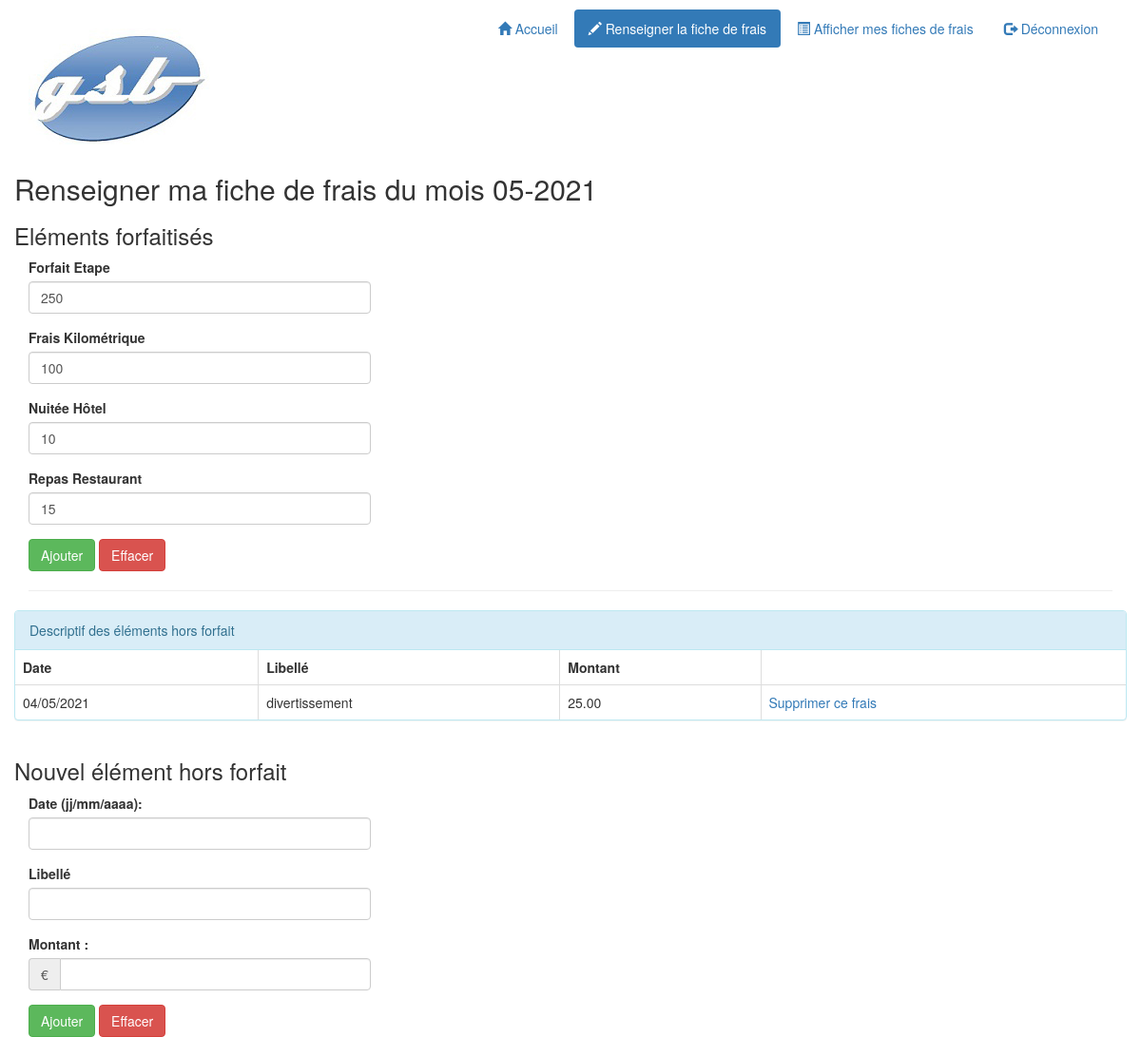
/index.php?uc=gererFrais&action=saisirFrais (signed in), run on the app's committed database.
### tables this page shows
CREATE TABLE IF NOT EXISTS `lignefraisforfait` (
  `idvisiteur` char(4) NOT NULL,
  `mois` char(6) NOT NULL,
  `idfraisforfait` char(3) NOT NULL,
  `quantite` int(11) DEFAULT NULL,
  PRIMARY KEY (`idvisiteur`,`mois`,`idfraisforfait`),
  KEY `idfraisforfait` (`idfraisforfait`)
);

CREATE TABLE IF NOT EXISTS `fraisforfait` (
  `id` char(3) NOT NULL,
  `libelle` char(20) DEFAULT NULL,
  `montant` decimal(5,2) DEFAULT NULL,
  PRIMARY KEY (`id`)
);

CREATE TABLE IF NOT EXISTS `lignefraishorsforfait` (
  `id` int(11) NOT NULL AUTO_INCREMENT,
  `idvisiteur` char(4) NOT NULL,
  `mois` char(6) NOT NULL,
  `libelle` varchar(100) DEFAULT NULL,
  `date` date DEFAULT NULL,
  `montant` decimal(10,2) DEFAULT NULL,
  PRIMARY KEY (`id`),
  KEY `idvisiteur` (`idvisiteur`,`mois`)
);

### includes/fct.inc.php (called while the page is built, shortened)
<?php
function estConnecte()
{
    return isset($_SESSION['idVisiteur']);
}
function visiteurConnecte(){
    return ($_SESSION['categorie']=='visiteur');
}
function dateAnglaisVersFrancais($maDate)
{
    @list($annee, $mois, $jour) = explode('-', $maDate);
    $date = $jour . '/' . $mois . '/' . $annee;
    return $date;
}
function getMois($date)
{
    @list($jour, $mois, $annee) = explode('/', $date);
    return $annee . $mois;
}

### controleurs/c_gererFrais.php (called while the page is built, shortened)
<?php
$idVisiteur = $_SESSION['idVisiteur'];
$mois = getMois(date('d/m/Y'));
$numAnnee = substr($mois, 0, 4);
$numMois = substr($mois, 4, 2);
$lesFraisHorsForfait = $pdo->getLesFraisHorsForfait($idVisiteur, $mois);
$lesFraisForfait = $pdo->getLesFraisForfait($idVisiteur, $mois);
require 'vues/v_listeFraisForfait.php';
require 'vues/v_listeFraisHorsForfait.php';

### includes/class.pdogsb.inc.php (called while the page is built, shortened)
<?php
class PdoGsb
{
    private static $serveur = 'mysql:host=localhost';
    private static $bdd = 'dbname=gsb2_frais';
    private static $user = 'userGsb';
    private static $mdp = 'secret';
    private static $monPdo;
    private static $monPdoGsb = null;
    private function __construct()
    {
        PdoGsb::$monPdo = new PDO(
            PdoGsb::$serveur . ';' . PdoGsb::$bdd,
            PdoGsb::$user,
            PdoGsb::$mdp
        );
        PdoGsb::$monPdo->query('SET CHARACTER SET utf8');
    }
    public static function getPdoGsb()
    {
        if (PdoGsb::$monPdoGsb == null) {
            PdoGsb::$monPdoGsb = new PdoGsb();
        }
        return PdoGsb::$monPdoGsb;
    }
    public function getLesFraisHorsForfait($idVisiteur, $mois)
    {
        $requetePrepare = PdoGsb::$monPdo->prepare(
            'SELECT * FROM lignefraishorsforfait '
            . 'WHERE lignefraishorsforfait.idvisiteur = :unIdVisiteur '
            . 'AND lignefraishorsforfait.mois = :unMois'
        );
        $requetePrepare->bindParam(':unIdVisiteur', $idVisiteur, PDO::PARAM_STR);
        $requetePrepare->bindParam(':unMois', $mois, PDO::PARAM_STR);
        $requetePrepare->execute();
        $lesLignes = $requetePrepare->fetchAll();
        for ($i = 0; $i < count($lesLignes); $i++) {
            $date = $lesLignes[$i]['date'];
            $lesLignes[$i]['date'] = dateAnglaisVersFrancais($date);
        }
        return $lesLignes;
    }
    public function getLesFraisForfait($idVisiteur, $mois)
    {
        $requetePrepare = PdoGSB::$monPdo->prepare(
            'SELECT fraisforfait.id as idfrais, '
            . 'fraisforfait.libelle as libelle, '
            . 'lignefraisforfait.quantite as quantite '
            . 'FROM lignefraisforfait '
            . 'INNER JOIN fraisforfait '
            . 'ON fraisforfait.id = lignefraisforfait.idfraisforfait '
            . 'WHERE lignefraisforfait.idvisiteur = :unIdVisiteur '
            . 'AND lignefraisforfait.mois = :unMois '
            . 'ORDER BY lignefraisforfait.idfraisforfait'
        );
        $requetePrepare->bindParam(':unIdVisiteur', $idVisiteur, PDO::PARAM_STR);
        $requetePrepare->bindParam(':unMois', $mois, PDO::PARAM_STR);
        $requetePrepare->execute();
        return $requetePrepare->fetchAll();
    }
}

### vues/v_listeFraisForfait.php (the view, shortened to what this page needs)
<div class="row">
    <h2>Renseigner ma fiche de frais du mois
        <?php echo $numMois . '-' . $numAnnee ?>
    </h2>
    <h3>Eléments forfaitisés</h3>
    <div class="col-md-4">
        <form method="post"
              action="index.php?uc=gererFrais&action=validerMajFraisForfait"
              role="form">
            <fieldset>
                <?php
                foreach ($lesFraisForfait as $unFrais) {
                    $idFrais = $unFrais['idfrais'];
                    $libelle = htmlspecialchars($unFrais['libelle']);
                    $quantite = $unFrais['quantite']; ?>
                    <div class="form-group">
                        <label for="idFrais"><?php echo $libelle ?></label>
                        <input type="text" id="idFrais"
                               name="lesFrais[<?php echo $idFrais ?>]"
                               size="10" maxlength="5"
                               value="<?php echo $quantite ?>"
                               class="form-control">
                    </div>
                    <?php
                }
                ?>
                <button class="btn btn-success" type="submit">Ajouter</button>
                <button class="btn btn-danger" type="reset">Effacer</button>
            </fieldset>
        </form>
    </div>
</div>

### vues/v_entete.php (shortened to what this page needs)
<!DOCTYPE html>
<html>
    <head>
        <link href="./styles/bootstrap/bootstrap.css" rel="stylesheet">
        <link href="./styles/style.css" rel="stylesheet">
    </head>
    <body>
        <div class="container">
            <?php
            $uc = filter_input(INPUT_GET, 'uc', FILTER_SANITIZE_STRING);
            if ($estConnecte && visiteurConnecte()) {
                ?>
            <div class="header">
                <div class="row vertical-align">
                    <div class="col-md-4">
                        <h1>
                            <img src="./images/logo.jpg" class="img-responsive"
                                 alt="Laboratoire Galaxy-Swiss Bourdin"
                                 title="Laboratoire Galaxy-Swiss Bourdin">
                        </h1>
                    </div>
                    <div class="col-md-8">
                        <ul class="nav nav-pills pull-right" role="tablist">
                            <li <?php if (!$uc || $uc == 'accueil') { ?>class="active" <?php } ?>>
                                <a href="index.php">
                                    <span class="glyphicon glyphicon-home"></span>
                                    Accueil
                                </a>
                            </li>
                            <li <?php if ($uc == 'gererFrais') { ?>class="active"<?php } ?>>
                                <a href="index.php?uc=gererFrais&action=saisirFrais">
                                    <span class="glyphicon glyphicon-pencil"></span>
                                    Renseigner la fiche de frais
                                </a>
                            </li>
                            <li <?php if ($uc == 'etatFrais') { ?>class="active"<?php } ?>>
                                <a href="index.php?uc=etatFrais&action=selectionnerMois">
                                    <span class="glyphicon glyphicon-list-alt"></span>
                                    Afficher mes fiches de frais
                                </a>
                            </li>
                            <li
                            <?php if ($uc == 'deconnexion') { ?>class="active"<?php } ?>>
                                <a href="index.php?uc=deconnexion&action=demandeDeconnexion">
                                    <span class="glyphicon glyphicon-log-out"></span>
                                    Déconnexion
                                </a>
                            </li>
                        </ul>
                    </div>
                </div>
            </div>
                <?php
            }

### index.php (shortened to what this page needs)
<?php
require_once 'includes/fct.inc.php';
require_once 'includes/class.pdogsb.inc.php';
$pdo = PdoGsb::getPdoGsb();
$estConnecte = estConnecte();
require 'vues/v_entete.php';
$uc = filter_input(INPUT_GET, 'uc', FILTER_SANITIZE_STRING);
switch ($uc) {
case 'gererFrais':
    include 'controleurs/c_gererFrais.php';
    break;
}
require 'vues/v_pied.php';

### vues/v_listeFraisHorsForfait.php (shortened to what this page needs)
<hr>
<div class="row">
    <div class="panel panel-info">
        <div class="panel-heading">Descriptif des éléments hors forfait</div>
        <table class="table table-bordered table-responsive">
            <thead>
                <tr>
                    <th class="date">Date</th>
                    <th class="libelle">Libellé</th>
                    <th class="montant">Montant</th>
                    <th class="action">&nbsp;</th>
                </tr>
            </thead>
            <tbody>
            <?php
            foreach ($lesFraisHorsForfait as $unFraisHorsForfait) {
                $libelle = htmlspecialchars($unFraisHorsForfait['libelle']);
                $date = $unFraisHorsForfait['date'];
                $montant = $unFraisHorsForfait['montant'];
                $id = $unFraisHorsForfait['id']; ?>
                <tr>
                    <td> <?php echo $date ?></td>
                    <td> <?php echo $libelle ?></td>
                    <td><?php echo $montant ?></td>
                    <td><a href="index.php?uc=gererFrais&action=supprimerFrais&idFrais=<?php echo $id ?>"
                           onclick="return confirm('Voulez-vous vraiment supprimer ce frais?');">Supprimer ce frais</a></td>
                </tr>
                <?php
            }
            ?>
            </tbody>
        </table>
    </div>
</div>
<div class="row">
    <h3>Nouvel élément hors forfait</h3>
    <div class="col-md-4">
        <form action="index.php?uc=gererFrais&action=validerCreationFrais"
              method="post" role="form">
            <div class="form-group">
                <label for="txtDateHF">Date (jj/mm/aaaa): </label>
                <input type="text" id="txtDateHF" name="dateFrais"
                       class="form-control" id="text">
            </div>
            <div class="form-group">
                <label for="txtLibelleHF">Libellé</label>
                <input type="text" id="txtLibelleHF" name="libelle"
                       class="form-control" id="text">
            </div>
            <div class="form-group">
                <label for="txtMontantHF">Montant : </label>
                <div class="input-group">
                    <span class="input-group-addon">€</span>
                    <input type="text" id="txtMontantHF" name="montant"
                           class="form-control" value="">
                </div>
            </div>
            <button class="btn btn-success" type="submit">Ajouter</button>
            <button class="btn btn-danger" type="reset">Effacer</button>
        </form>
    </div>
</div>

### vues/v_pied.php (shortened to what this page needs)
        </div>
    </body>
</html>

### styles/style.css (style rules this page uses)
.header { margin-top: 10px; }

### data on the page
lignefraisforfait: idfraisforfait.libelle "Forfait Etape", quantite "250"
lignefraisforfait: idfraisforfait.libelle "Frais Kilométrique", quantite "100"
lignefraisforfait: idfraisforfait.libelle "Nuitée Hôtel", quantite "10"
lignefraisforfait: idfraisforfait.libelle "Repas Restaurant", quantite "15"
lignefraishorsforfait: date "04/05/2021", libelle "divertissement", montant "25.00"

### other printed values
$numMois "05"
$numAnnee "2021"
